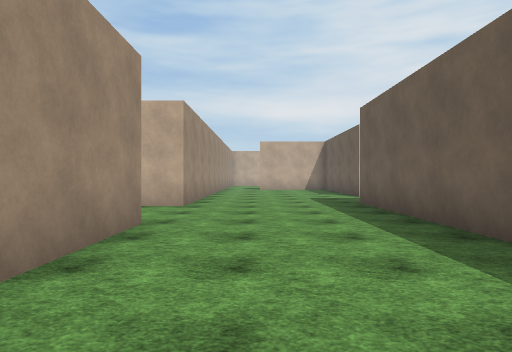
view 1 (above)

24 first-person views from a walk through a 3-D level made in the Unity game engine. The camera is 1.4 m above the floor, looks level and sees 75° across. The floor is counted in squares, 2 m on a side. Each view is taken from the middle of a square. On the plan, view 1 faces up. The plan holds only what a view shows up to about 10 squares ahead; the rest is blank. The place goes on beyond the plan. The player is left out. Surface patterns are stand-ins for the level's own textures.

view 2
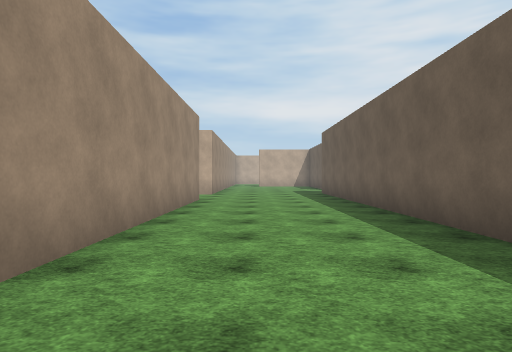

view 3
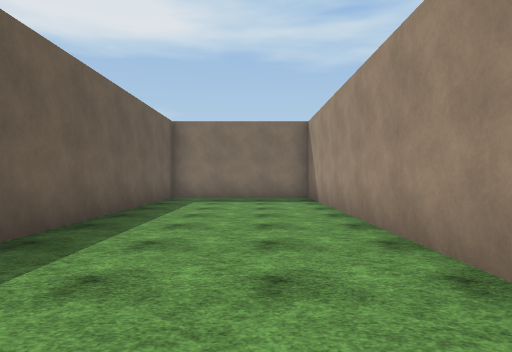

view 4
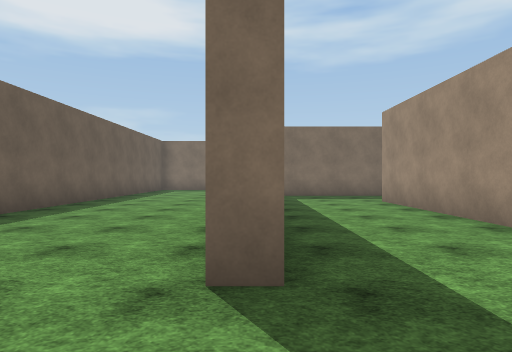

view 5
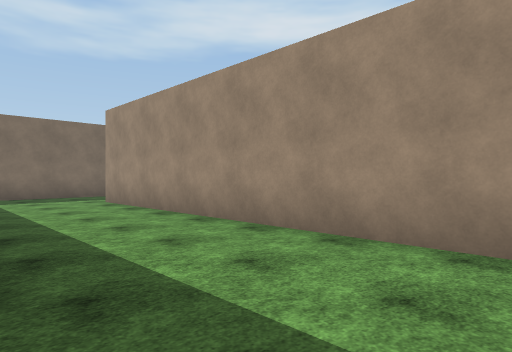

view 6
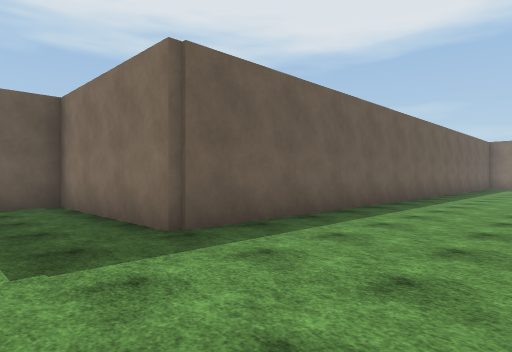

view 7
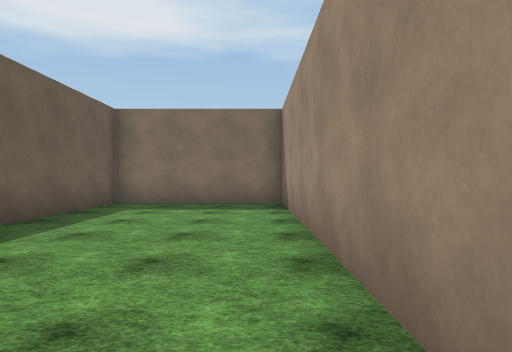

view 8
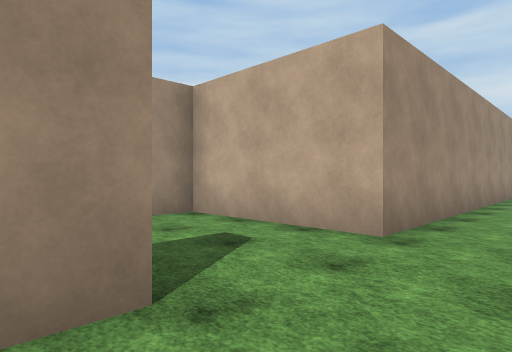

view 9
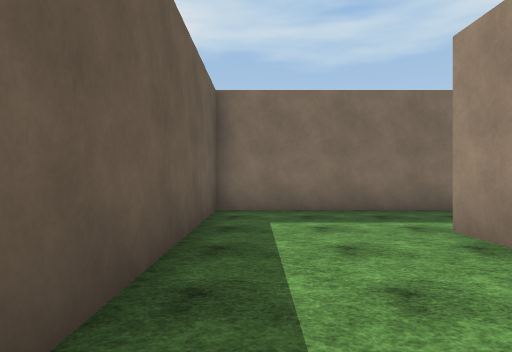

view 10
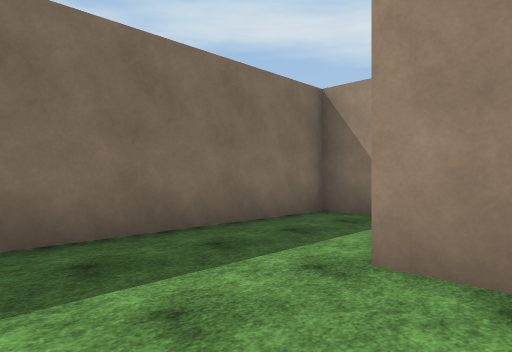

view 11
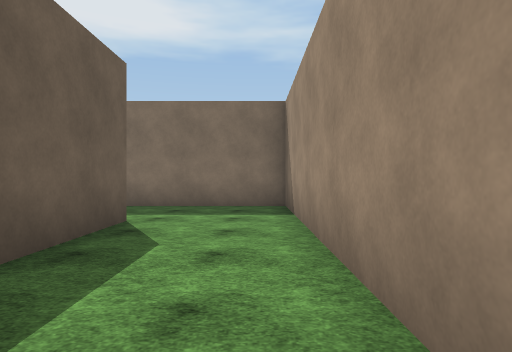

view 12
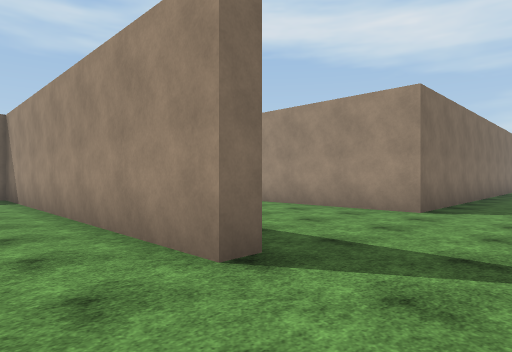

view 13
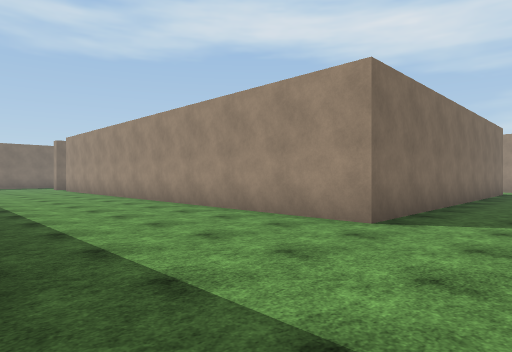

view 14
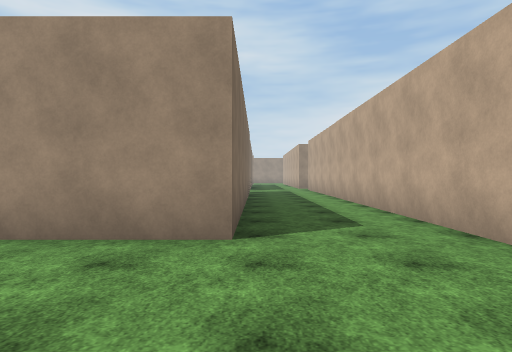

view 15
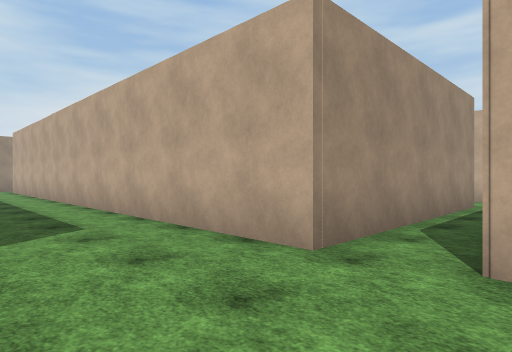

view 16
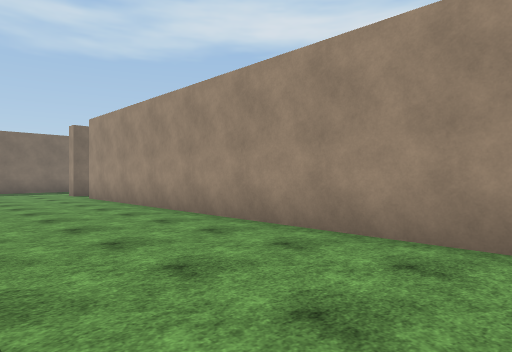

view 17
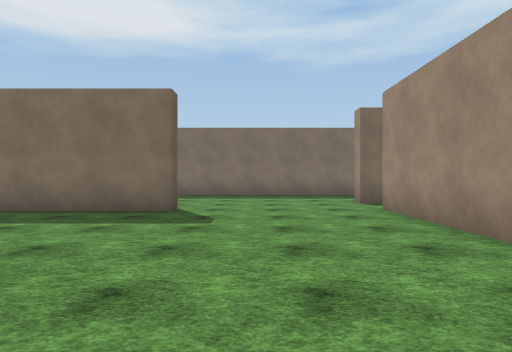

view 18
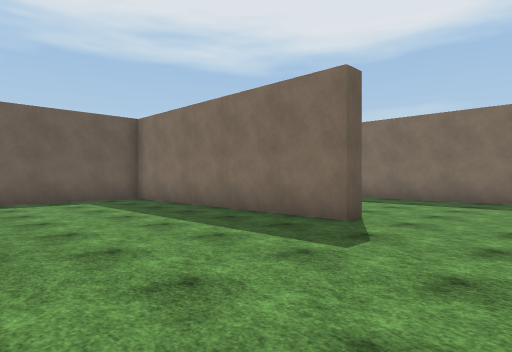

view 19
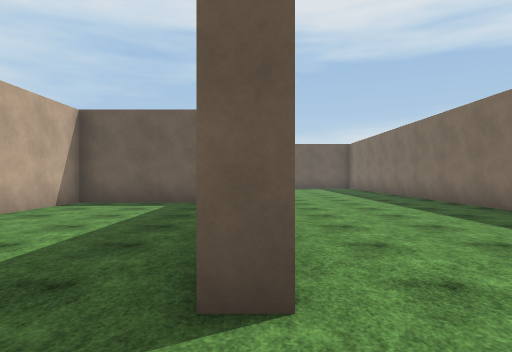

view 20
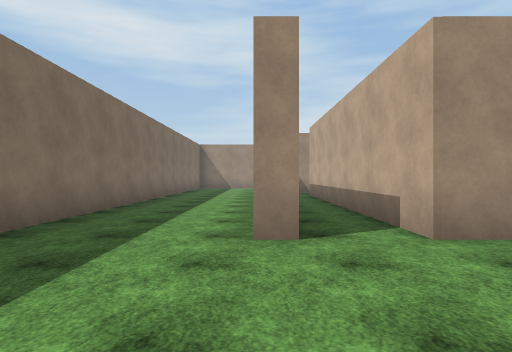

view 21
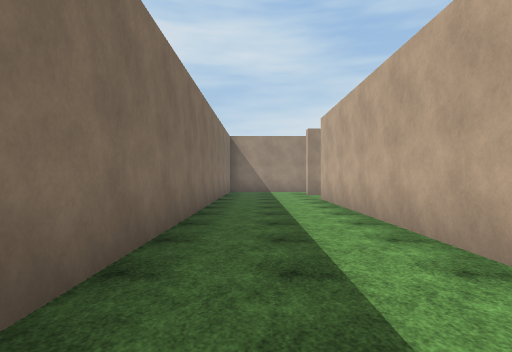

view 22
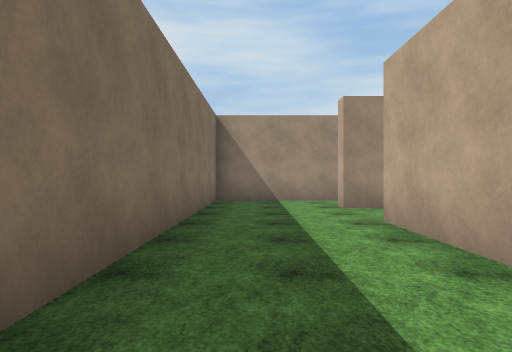

view 23
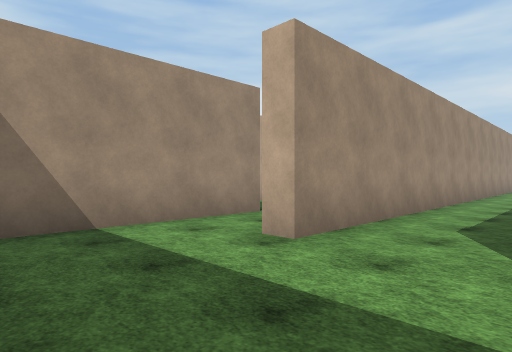

view 24
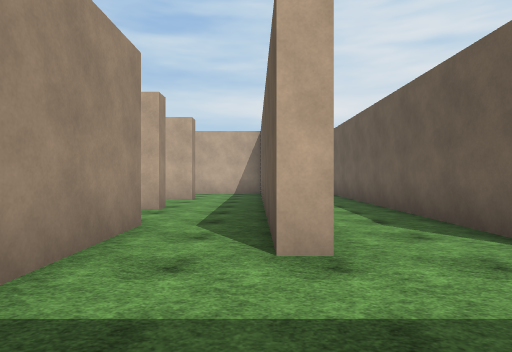

### Floor plan
Points are (right, up) in squares from view 1. A wall is a line through its corners. A room is listed if a view was taken in it or the views show most of it. See-through windows are left out.
Room 1 (views 1, 2, 3, 4, 5, 6, 7, 8, 9, 10)
walls: (-2.2, 4.9) (-1.7, 4.9) (-1.7, -9.7) (2.7, -9.7) (2.7, 8.8) (7.3, 8.8) (7.3, 10); (-6.4, -4.8) (-2.2, -4.8) (-2.2, 1); (-1.7, 11.5) (-1.7, 7.6) (-5.5, 7.6) (-5.5, -2.2)
ways out: opening at (-6, -3.5) to room 2
Room 2 (views 11, 12, 13, 14, 15, 16, 17, 18, 19, 20, 21, 22, 23, 24)
walls: (-6, -2.2) (-6, 0.4); (-9.3, -10.2) (-9.3, -9.7) (-2.5, -9.7); (-13.7, -11.5) (-13.7, -12.1); (-2.2, -9.4) (-2.2, -5.3) (-5, -5.3); (-16.5, -12) (-24.2, -12); (-9.2, 4.9) (-8.7, 4.9) (-8.7, -4.8) (-6.4, -4.8); (-10.8, -15.1) (-8, -15.1); (-4.4, -15.1) (-1, -15.1); (-20.9, 4.9) (-13.7, 4.9) (-13.7, -10); (-24.1, -11.2) (-24.1, -5); (-26.3, -3.1) (-26.3, -12) (-26.8, -12); (-11.8, 11.5) (-11.8, 7.6) (-21.5, 7.6); (-28.6, -12.4) (-28.6, -15.1) (-14, -15.1)
ways out: opening at (-6, -3.5) to room 1; opening at (-14, -11) to room 3; opening at (-28, -11.5)
Room 3 (no view inside)
walls: (-14.2, -11.5) (-13.7, -11.5); (-13.7, -10) (-20, -10)
ways out: opening at (-14, -11) to room 2

Positions as (right, up) in squares from view 1, and headings:
1: (0, 0), facing up
2: (0, -5), facing up
3: (0, 1), facing down
4: (-2, 7), facing down
5: (-2, 7), facing down-left
6: (-1, 11), facing down-right
7: (-1, -1), facing down
8: (0, 4), facing up-left
9: (-3, 2), facing down
10: (-3, -1), facing down-left
11: (-8, 3), facing down
12: (-7, 7), facing down-left
13: (-9, 7), facing down-left
14: (-10, 5), facing left
15: (-10, 5), facing up-left
16: (-10, 1), facing down-left
17: (-11, -3), facing down
18: (-12, -5), facing down-right
19: (-11, -10), facing right
20: (-10, -12), facing left
21: (-14, -14), facing left
22: (-19, -14), facing left
23: (-24, -15), facing up-left
24: (-27, -15), facing up
